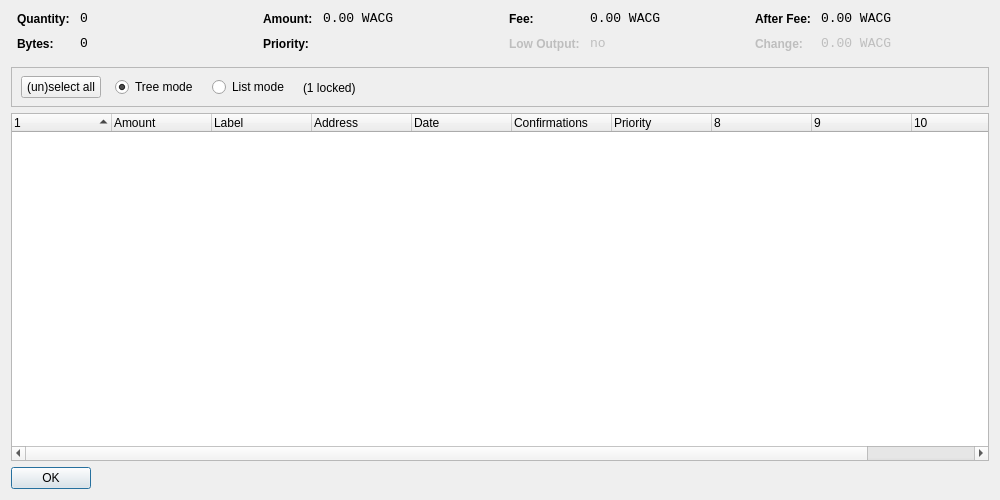
<?xml version="1.0" encoding="UTF-8"?>
<ui version="4.0">
 <class>CoinControlDialog</class>
 <widget class="QDialog" name="CoinControlDialog">
  <property name="geometry">
   <rect>
    <x>0</x>
    <y>0</y>
    <width>1000</width>
    <height>500</height>
   </rect>
  </property>
  <property name="windowTitle">
   <string>Coin Control</string>
  </property>
  <layout class="QVBoxLayout" name="verticalLayout">
   <item>
    <layout class="QHBoxLayout" name="horizontalLayoutTop" stretch="0,0,0,0">
     <property name="topMargin">
      <number>0</number>
     </property>
     <property name="bottomMargin">
      <number>10</number>
     </property>
     <item>
      <layout class="QFormLayout" name="formLayoutCoinControl1">
       <property name="horizontalSpacing">
        <number>10</number>
       </property>
       <property name="verticalSpacing">
        <number>10</number>
       </property>
       <property name="leftMargin">
        <number>6</number>
       </property>
       <property name="rightMargin">
        <number>6</number>
       </property>
       <item row="0" column="0">
        <widget class="QLabel" name="labelCoinControlQuantityText">
         <property name="styleSheet">
          <string notr="true">font-weight:bold;</string>
         </property>
         <property name="text">
          <string>Quantity:</string>
         </property>
        </widget>
       </item>
       <item row="0" column="1">
        <widget class="QLabel" name="labelCoinControlQuantity">
         <property name="font">
          <font>
           <family>Monospace</family>
           <pointsize>10</pointsize>
          </font>
         </property>
         <property name="cursor">
          <cursorShape>IBeamCursor</cursorShape>
         </property>
         <property name="contextMenuPolicy">
          <enum>Qt::ActionsContextMenu</enum>
         </property>
         <property name="text">
          <string notr="true">0</string>
         </property>
         <property name="textInteractionFlags">
          <set>Qt::LinksAccessibleByMouse|Qt::TextSelectableByKeyboard|Qt::TextSelectableByMouse</set>
         </property>
        </widget>
       </item>
       <item row="1" column="0">
        <widget class="QLabel" name="labelCoinControlBytesText">
         <property name="styleSheet">
          <string notr="true">font-weight:bold;</string>
         </property>
         <property name="text">
          <string>Bytes:</string>
         </property>
        </widget>
       </item>
       <item row="1" column="1">
        <widget class="QLabel" name="labelCoinControlBytes">
         <property name="font">
          <font>
           <family>Monospace</family>
           <pointsize>10</pointsize>
          </font>
         </property>
         <property name="cursor">
          <cursorShape>IBeamCursor</cursorShape>
         </property>
         <property name="contextMenuPolicy">
          <enum>Qt::ActionsContextMenu</enum>
         </property>
         <property name="text">
          <string notr="true">0</string>
         </property>
         <property name="textInteractionFlags">
          <set>Qt::LinksAccessibleByMouse|Qt::TextSelectableByKeyboard|Qt::TextSelectableByMouse</set>
         </property>
        </widget>
       </item>
      </layout>
     </item>
     <item>
      <layout class="QFormLayout" name="formLayoutCoinControl2">
       <property name="horizontalSpacing">
        <number>10</number>
       </property>
       <property name="verticalSpacing">
        <number>10</number>
       </property>
       <property name="leftMargin">
        <number>6</number>
       </property>
       <property name="rightMargin">
        <number>6</number>
       </property>
       <item row="0" column="0">
        <widget class="QLabel" name="labelCoinControlAmountText">
         <property name="styleSheet">
          <string notr="true">font-weight:bold;</string>
         </property>
         <property name="text">
          <string>Amount:</string>
         </property>
        </widget>
       </item>
       <item row="0" column="1">
        <widget class="QLabel" name="labelCoinControlAmount">
         <property name="font">
          <font>
           <family>Monospace</family>
           <pointsize>10</pointsize>
          </font>
         </property>
         <property name="cursor">
          <cursorShape>IBeamCursor</cursorShape>
         </property>
         <property name="contextMenuPolicy">
          <enum>Qt::ActionsContextMenu</enum>
         </property>
         <property name="text">
          <string notr="true">0.00 WACG</string>
         </property>
         <property name="textInteractionFlags">
          <set>Qt::LinksAccessibleByMouse|Qt::TextSelectableByKeyboard|Qt::TextSelectableByMouse</set>
         </property>
        </widget>
       </item>
       <item row="1" column="0">
        <widget class="QLabel" name="labelCoinControlPriorityText">
         <property name="styleSheet">
          <string notr="true">font-weight:bold;</string>
         </property>
         <property name="text">
          <string>Priority:</string>
         </property>
        </widget>
       </item>
       <item row="1" column="1">
        <widget class="QLabel" name="labelCoinControlPriority">
         <property name="font">
          <font>
           <family>Monospace</family>
           <pointsize>10</pointsize>
          </font>
         </property>
         <property name="cursor">
          <cursorShape>IBeamCursor</cursorShape>
         </property>
         <property name="contextMenuPolicy">
          <enum>Qt::ActionsContextMenu</enum>
         </property>
         <property name="text">
          <string/>
         </property>
         <property name="textInteractionFlags">
          <set>Qt::LinksAccessibleByMouse|Qt::TextSelectableByKeyboard|Qt::TextSelectableByMouse</set>
         </property>
        </widget>
       </item>
      </layout>
     </item>
     <item>
      <layout class="QFormLayout" name="formLayoutCoinControl3">
       <property name="horizontalSpacing">
        <number>10</number>
       </property>
       <property name="verticalSpacing">
        <number>10</number>
       </property>
       <property name="leftMargin">
        <number>6</number>
       </property>
       <property name="rightMargin">
        <number>6</number>
       </property>
       <item row="0" column="0">
        <widget class="QLabel" name="labelCoinControlFeeText">
         <property name="styleSheet">
          <string notr="true">font-weight:bold;</string>
         </property>
         <property name="text">
          <string>Fee:</string>
         </property>
        </widget>
       </item>
       <item row="0" column="1">
        <widget class="QLabel" name="labelCoinControlFee">
         <property name="font">
          <font>
           <family>Monospace</family>
           <pointsize>10</pointsize>
          </font>
         </property>
         <property name="cursor">
          <cursorShape>IBeamCursor</cursorShape>
         </property>
         <property name="contextMenuPolicy">
          <enum>Qt::ActionsContextMenu</enum>
         </property>
         <property name="text">
          <string notr="true">0.00 WACG</string>
         </property>
         <property name="textInteractionFlags">
          <set>Qt::LinksAccessibleByMouse|Qt::TextSelectableByKeyboard|Qt::TextSelectableByMouse</set>
         </property>
        </widget>
       </item>
       <item row="1" column="0">
        <widget class="QLabel" name="labelCoinControlLowOutputText">
         <property name="enabled">
          <bool>false</bool>
         </property>
         <property name="styleSheet">
          <string notr="true">font-weight:bold;</string>
         </property>
         <property name="text">
          <string>Low Output:</string>
         </property>
        </widget>
       </item>
       <item row="1" column="1">
        <widget class="QLabel" name="labelCoinControlLowOutput">
         <property name="enabled">
          <bool>false</bool>
         </property>
         <property name="font">
          <font>
           <family>Monospace</family>
           <pointsize>10</pointsize>
          </font>
         </property>
         <property name="cursor">
          <cursorShape>IBeamCursor</cursorShape>
         </property>
         <property name="contextMenuPolicy">
          <enum>Qt::ActionsContextMenu</enum>
         </property>
         <property name="text">
          <string>no</string>
         </property>
         <property name="textInteractionFlags">
          <set>Qt::LinksAccessibleByMouse|Qt::TextSelectableByKeyboard|Qt::TextSelectableByMouse</set>
         </property>
        </widget>
       </item>
      </layout>
     </item>
     <item>
      <layout class="QFormLayout" name="formLayoutCoinControl4">
       <property name="horizontalSpacing">
        <number>10</number>
       </property>
       <property name="verticalSpacing">
        <number>10</number>
       </property>
       <property name="leftMargin">
        <number>6</number>
       </property>
       <property name="rightMargin">
        <number>6</number>
       </property>
       <item row="0" column="0">
        <widget class="QLabel" name="labelCoinControlAfterFeeText">
         <property name="styleSheet">
          <string notr="true">font-weight:bold;</string>
         </property>
         <property name="text">
          <string>After Fee:</string>
         </property>
        </widget>
       </item>
       <item row="0" column="1">
        <widget class="QLabel" name="labelCoinControlAfterFee">
         <property name="font">
          <font>
           <family>Monospace</family>
           <pointsize>10</pointsize>
          </font>
         </property>
         <property name="cursor">
          <cursorShape>IBeamCursor</cursorShape>
         </property>
         <property name="contextMenuPolicy">
          <enum>Qt::ActionsContextMenu</enum>
         </property>
         <property name="text">
          <string notr="true">0.00 WACG</string>
         </property>
         <property name="textInteractionFlags">
          <set>Qt::LinksAccessibleByMouse|Qt::TextSelectableByKeyboard|Qt::TextSelectableByMouse</set>
         </property>
        </widget>
       </item>
       <item row="1" column="0">
        <widget class="QLabel" name="labelCoinControlChangeText">
         <property name="enabled">
          <bool>false</bool>
         </property>
         <property name="styleSheet">
          <string notr="true">font-weight:bold;</string>
         </property>
         <property name="text">
          <string>Change:</string>
         </property>
        </widget>
       </item>
       <item row="1" column="1">
        <widget class="QLabel" name="labelCoinControlChange">
         <property name="enabled">
          <bool>false</bool>
         </property>
         <property name="font">
          <font>
           <family>Monospace</family>
           <pointsize>10</pointsize>
          </font>
         </property>
         <property name="cursor">
          <cursorShape>IBeamCursor</cursorShape>
         </property>
         <property name="contextMenuPolicy">
          <enum>Qt::ActionsContextMenu</enum>
         </property>
         <property name="text">
          <string notr="true">0.00 WACG</string>
         </property>
         <property name="textInteractionFlags">
          <set>Qt::LinksAccessibleByMouse|Qt::TextSelectableByKeyboard|Qt::TextSelectableByMouse</set>
         </property>
        </widget>
       </item>
      </layout>
     </item>
    </layout>
   </item>
   <item>
    <widget class="QFrame" name="frame">
     <property name="minimumSize">
      <size>
       <width>0</width>
       <height>40</height>
      </size>
     </property>
     <property name="frameShape">
      <enum>QFrame::StyledPanel</enum>
     </property>
     <property name="frameShadow">
      <enum>QFrame::Sunken</enum>
     </property>
     <widget class="QWidget" name="horizontalLayoutWidget">
      <property name="geometry">
       <rect>
        <x>10</x>
        <y>0</y>
        <width>781</width>
        <height>41</height>
       </rect>
      </property>
      <layout class="QHBoxLayout" name="horizontalLayoutPanel" stretch="0,0,0,0,0">
       <property name="spacing">
        <number>14</number>
       </property>
       <item>
        <widget class="QPushButton" name="pushButtonSelectAll">
         <property name="sizePolicy">
          <sizepolicy hsizetype="Maximum" vsizetype="Fixed">
           <horstretch>0</horstretch>
           <verstretch>0</verstretch>
          </sizepolicy>
         </property>
         <property name="text">
          <string>(un)select all</string>
         </property>
        </widget>
       </item>
       <item>
        <widget class="QRadioButton" name="radioTreeMode">
         <property name="sizePolicy">
          <sizepolicy hsizetype="Maximum" vsizetype="Fixed">
           <horstretch>0</horstretch>
           <verstretch>0</verstretch>
          </sizepolicy>
         </property>
         <property name="text">
          <string>Tree mode</string>
         </property>
         <property name="checked">
          <bool>true</bool>
         </property>
        </widget>
       </item>
       <item>
        <widget class="QRadioButton" name="radioListMode">
         <property name="sizePolicy">
          <sizepolicy hsizetype="Maximum" vsizetype="Fixed">
           <horstretch>0</horstretch>
           <verstretch>0</verstretch>
          </sizepolicy>
         </property>
         <property name="text">
          <string>List mode</string>
         </property>
        </widget>
       </item>
       <item>
        <widget class="QLabel" name="labelLocked">
         <property name="text">
          <string>(1 locked)</string>
         </property>
        </widget>
       </item>
       <item>
        <spacer name="horizontalSpacer">
         <property name="orientation">
          <enum>Qt::Horizontal</enum>
         </property>
         <property name="sizeHint" stdset="0">
          <size>
           <width>40</width>
           <height>20</height>
          </size>
         </property>
        </spacer>
       </item>
      </layout>
     </widget>
    </widget>
   </item>
   <item>
    <widget class="CoinControlTreeWidget" name="treeWidget">
     <property name="contextMenuPolicy">
      <enum>Qt::CustomContextMenu</enum>
     </property>
     <property name="sortingEnabled">
      <bool>false</bool>
     </property>
     <property name="columnCount">
      <number>11</number>
     </property>
     <attribute name="headerShowSortIndicator" stdset="0">
      <bool>true</bool>
     </attribute>
     <attribute name="headerStretchLastSection">
      <bool>false</bool>
     </attribute>
     <column>
      <property name="text">
       <string/>
      </property>
     </column>
     <column>
      <property name="text">
       <string>Amount</string>
      </property>
     </column>
     <column>
      <property name="text">
       <string notr="true">Label</string>
      </property>
     </column>
     <column>
      <property name="text">
       <string>Address</string>
      </property>
     </column>
     <column>
      <property name="text">
       <string>Date</string>
      </property>
     </column>
     <column>
      <property name="text">
       <string>Confirmations</string>
      </property>
      <property name="toolTip">
       <string>Confirmed</string>
      </property>
     </column>
     <column>
      <property name="text">
       <string>Priority</string>
      </property>
     </column>
     <column>
      <property name="text">
       <string/>
      </property>
     </column>
     <column>
      <property name="text">
       <string/>
      </property>
     </column>
     <column>
      <property name="text">
       <string/>
      </property>
     </column>
     <column>
      <property name="text">
       <string/>
      </property>
     </column>
    </widget>
   </item>
   <item>
    <widget class="QDialogButtonBox" name="buttonBox">
     <property name="sizePolicy">
      <sizepolicy hsizetype="Maximum" vsizetype="Fixed">
       <horstretch>0</horstretch>
       <verstretch>0</verstretch>
      </sizepolicy>
     </property>
     <property name="orientation">
      <enum>Qt::Horizontal</enum>
     </property>
     <property name="standardButtons">
      <set>QDialogButtonBox::Ok</set>
     </property>
    </widget>
   </item>
  </layout>
 </widget>
 <customwidgets>
  <customwidget>
   <class>CoinControlTreeWidget</class>
   <extends>QTreeWidget</extends>
   <header>coincontroltreewidget.h</header>
  </customwidget>
 </customwidgets>
 <resources/>
 <connections/>
</ui>
